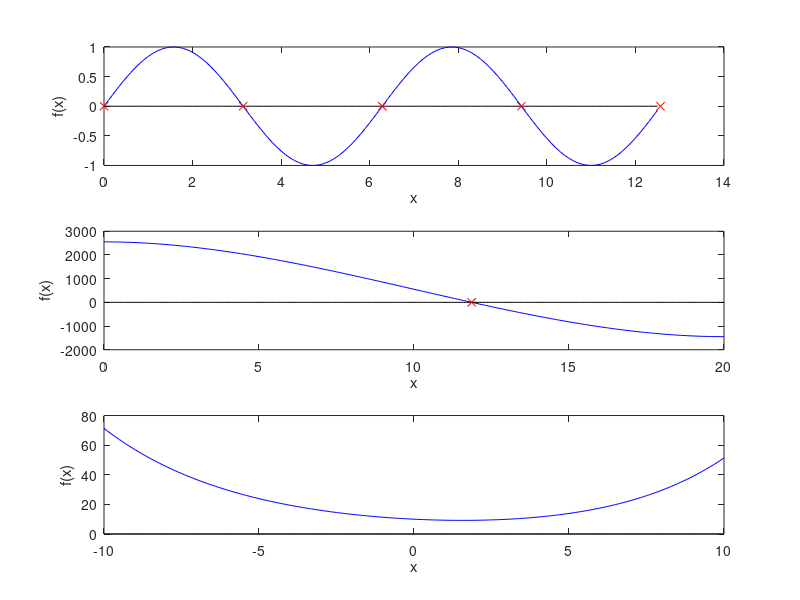

This figure's MATLAB source:
% This script generates three plots of three different functions on various
% intervals. The viewing windows are ideally large enough observe any zeros
% of the selected functions. They are: 
% (i) f(x) = sin(x) on [0, 4 \pi]
% (ii) f(x) = x^3 - 30 x^2 + 2552 on [0, 20]
% (iii) 10 \cosh(x / 4) - x on [-10, 10]

% (i)
t = 0:.1:4*pi;
tt = sin(t);
ax = zeros(1, length(t));
xrt = 0:pi:4*pi;
yrt = zeros(1,5);
subplot(3, 1, 1)
plot(t, tt, 'b', t, ax, 'k', xrt, yrt, 'rx');
xlabel('x')
ylabel('f(x)')

% (ii)
t = 0:.1:20;
tt = t.^3 - 30*t.^2 + 2552;
ax = zeros(1, length(t));
subplot(3, 1, 2)
plot(t, tt, 'b', t, ax, 'k', 11.8615, 0, 'rx');
xlabel('x')
ylabel('f(x)')

% (iii) 
t = -10:.1:10;
tt = 10 * cosh(t ./4) - t;
ax = zeros(1, length(t));
subplot(3,1,3)
plot(t, tt, 'b', t, ax, 'k');
xlabel('x')
ylabel('f(x)')
